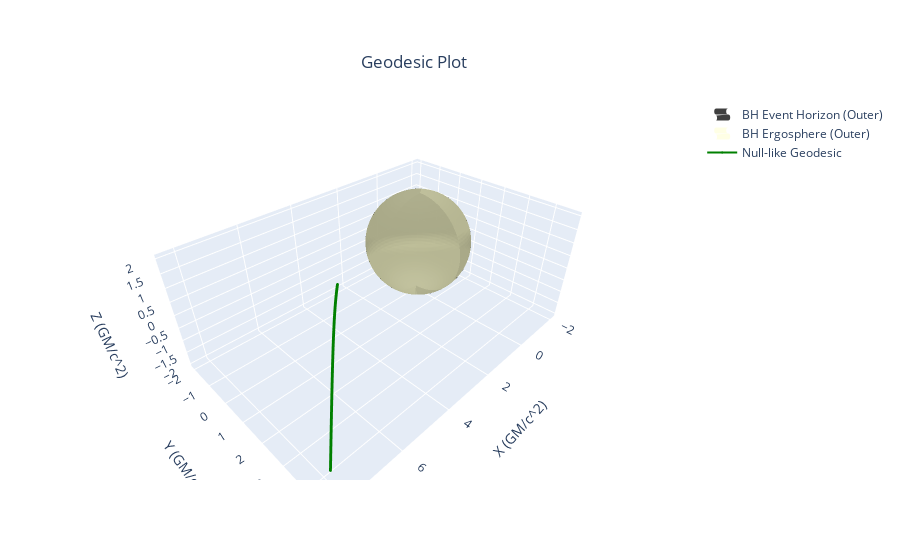

Notebook source saved alongside this figure:
### Code cell
gpl = GeodesicPlotter()
gpl.plot(geod, color="green")
#zoom in on 10,10,10
# gpl.fig.update_layout(
#     scene_camera=dict(
#         eye=dict(x=10, y=10, z=10)
#     )
# )
gpl.show()

### Figure 1 — Plotly figure (JSON) as saved in the notebook; plotly's stock layout.template omitted (floating-point values rounded to 4 significant figures; data arrays with more than 128 entries replaced by an {"elided": "..."} marker saying what was removed)
{"data": [{"colorscale": [[0, "#000"], [1, "#000"]], "name": "BH Event Horizon (Outer)", "opacity": 0.75, "showlegend": true, "showscale": false, "type": "surface", "x": {"elided": "50x50 float values"}, "y": {"elided": "50x50 float values"}, "z": {"elided": "50x50 float values"}}, {"colorscale": [[0, "#FFC"], [1, "#FFC"]], "name": "BH Ergosphere (Outer)", "opacity": 0.5, "showlegend": true, "showscale": false, "type": "surface", "x": {"elided": "50x50 float values"}, "y": {"elided": "50x50 float values"}, "z": {"elided": "50x50 float values"}}, {"line": {"color": "green", "width": 2}, "marker": {"size": 1}, "name": "Null-like Geodesic", "showlegend": true, "type": "scatter3d", "x": {"elided": "10000 float values"}, "y": {"elided": "10000 float values"}, "z": {"elided": "10000 float values"}}], "layout": {"scene": {"xaxis": {"title": {"text": "X (GM/c^2)"}}, "yaxis": {"title": {"text": "Y (GM/c^2)"}}, "zaxis": {"title": {"text": "Z (GM/c^2)"}}}, "title": {"text": "Geodesic Plot", "x": 0.46, "xanchor": "center", "y": 0.9, "yanchor": "top"}}}
